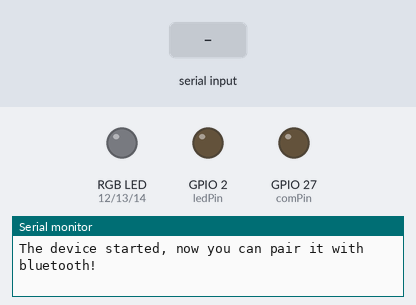
Bench run of a sketch on a simulated ESP32. Parts: an RGB LED mixed from three pins (HIGH = lit), output pins drawn as LEDs (lit = HIGH), the last lines printed to the serial monitor. The inputs (shaded band) are chosen by the test bench. Nothing arrives over Bluetooth unless stated.

Above: at 1.2 s.
1.3 s: "90,45,200\n" received over the second serial link
At 1.7 s:
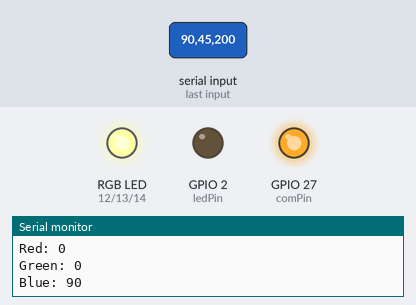
2.8 s: "30,150,10\n" received over the second serial link
At 4.0 s:
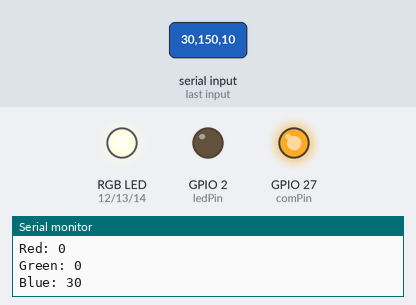
Timing chart, 0 to 5.8 s (numbered marks = the images above; inputs shaded):
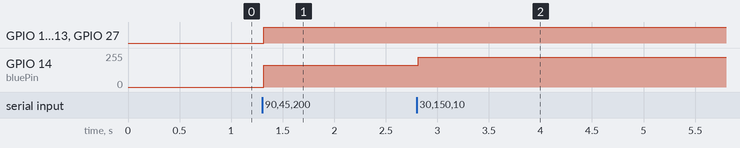

The sketch:

SerialToSerialBT_RGBColorWheel.ino
```cpp
#include "BluetoothSerial.h"
// using library analogwrite - ERROPiX v1.0
#include <analogWrite.h>
#define redPin 12
#define greenPin 13
#define bluePin 14
#define comPin 27

BluetoothSerial SerialBT;

int ledPin = 2;
String data;
String data_bt;

void setup() {
  Serial.begin(115200);
  pinMode(ledPin, OUTPUT);
  SerialBT.begin("ESP32_kachun"); //Bluetooth device name
  pinMode(redPin, OUTPUT);
  pinMode(greenPin, OUTPUT);
  pinMode(bluePin, OUTPUT);
  pinMode(comPin, OUTPUT);
  Serial.println("The device started, now you can pair it with bluetooth!");
  data = "";
  data_bt = "";
}

void loop() {
  while (Serial.available()) {
    delay(5);
    char c = Serial.read();
    data += c;
  }
  String currData = "";
  while (SerialBT.available()) {
    //delay(5);
    //currData = SerialBT.readString();
    char c = SerialBT.read();
    currData += c;
    if (currData.length() == 9) {
      break;
    }
  }
  // only 9-digit i.e. color channel is accepted
  if (currData.length() == 9) {
    if (currData != data_bt) {
      data_bt = currData;
      Serial.println("BT Received: " + data_bt);
        analogWrite(comPin, 255);
        int r = data_bt.toInt() / 1000000;
        int g = data_bt.toInt() / 1000 - r * 1000;
        int b = data_bt.toInt() - r * 1000000 - g * 1000;
        Serial.println("Red: " + String(r));
        Serial.println("Green: " + String(g));
        Serial.println("Blue: " + String(b));
        analogWrite(redPin, (255-r));
        analogWrite(greenPin, (255-g));
        analogWrite(bluePin, (255-b));
    }
  }
  //currData = "";
  if (data.length() > 0) {
    Serial.println(data);

    if (data == "on\n") {
      digitalWrite(ledPin, HIGH);
      Serial.println("LED ON");
    }
    if (data == "off\n") {
      digitalWrite(ledPin, LOW);
      Serial.println("LED OFF");
    }
    data = "";
  }
  delay(20);
}
```

Measured:
- after the input at 1.3 s, GPIO 12 (redPin), GPIO 13 (greenPin), GPIO 27 (comPin): LOW → HIGH at once; GPIO 14 (bluePin): 0/255 → 165/255 at once
- after the input at 2.8 s, GPIO 14 (bluePin): 165/255 → 225/255 at once
